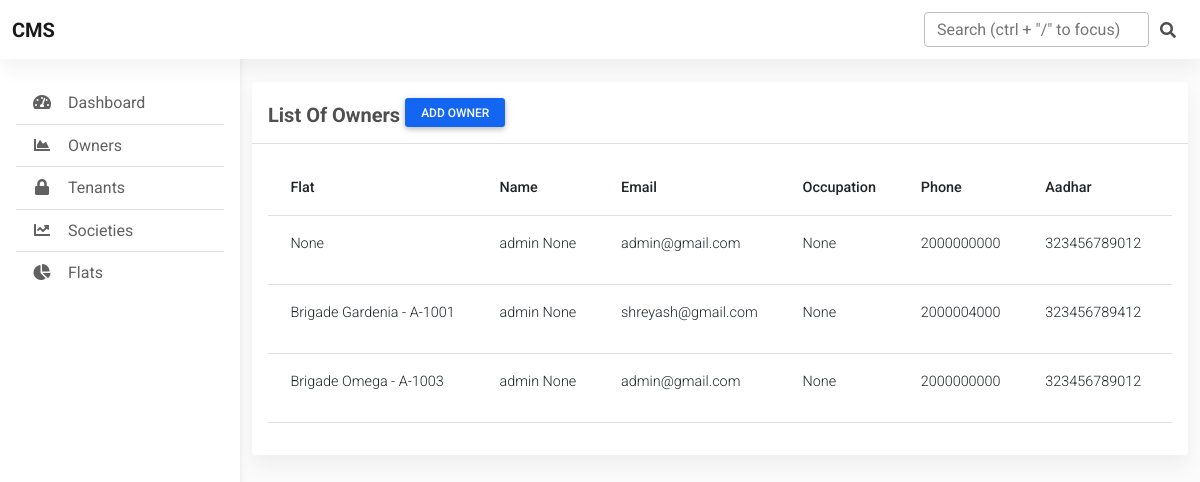
The page /dashboard/owner/ on the database its author committed.
### accounts/models.py (models this page shows, shortened)
class Owner(models.Model):
    flat = models.OneToOneField(Flat, on_delete=models.SET_NULL, null=True)
    user = models.ForeignKey(CustomUser, on_delete=models.CASCADE)
    address = models.CharField(max_length=50, null=True, blank=True)
    created_at = models.DateTimeField(auto_now_add=True)
    updated_at = models.DateTimeField(auto_now=True)

class CustomUser(AbstractBaseUser, PermissionsMixin):
    first_name = models.CharField(max_length=20)
    last_name = models.CharField(max_length=20,  null=True, blank=True)
    email = models.EmailField(unique=True, primary_key=True)
    occupation = models.CharField(max_length=20, null=True, blank=True)
    phone = models.PositiveIntegerField(unique=True)
    aadhar = models.PositiveIntegerField(unique=True)
    is_admin = models.BooleanField(default=False)
    is_staff = models.BooleanField(default=False)
    is_active = models.BooleanField(default=True)
    created_at = models.DateTimeField(auto_now_add=True)
    updated_at = models.DateTimeField(auto_now=True)
    EMAIL_FIELD = 'email'
    USERNAME_FIELD = 'email'
    REQUIRED_FIELDS = []
    objects = CustomUserManager()
    @property
    def name(self):
        return f'{self.first_name} {self.last_name}'

### society/models.py (models this page shows, shortened)
class Flat(models.Model):
    society = models.ForeignKey(Society, on_delete=models.CASCADE)
    bhk = models.CharField(max_length=5, choices=BHK_CHOICES)
    number = models.PositiveIntegerField()
    floor_no = models.PositiveIntegerField()
    block = models.CharField(max_length=1)
    created_at = models.DateTimeField(auto_now_add=True)
    updated_at = models.DateTimeField(auto_now=True)
    def __str__(self):
        return f'{self.society.name} - {self.block}-{self.number}'

class Society(models.Model):
    name = models.CharField(max_length=20)
    location = models.CharField(max_length=20)
    image = models.ImageField(upload_to=society_image_upload_path, null=True, blank=True)
    owner_company = models.CharField(max_length=20, null=True , blank=True)
    secretary = models.ForeignKey('accounts.CustomUser', on_delete=models.SET_NULL, null=True, blank=True)
    created_at = models.DateTimeField(auto_now_add=True)
    updated_at = models.DateTimeField(auto_now=True)
    class Meta:
        verbose_name_plural = 'Societies'

### dashboard/views.py (the view)
# urls.py: path('owner/', views.ListOwnerView, name='owners'),
def ListOwnerView(request):
        owners = Owner.objects.all()
        context = {
            'owners': owners,
        }
        return render(request, 'dashboard/owners.html', context)

### dashboard/templates/dashboard/owners.html (shortened to what this page needs)
{% extends 'dashboard/base.html' %}
{% load static %}
{% block content %}
    <section class="mb-4">
        <div class="card">
          <div class="card-header text-left py-3">
            <h5 class="mb-0 text-left">
              <strong>List Of Owners</strong>
              <a href="{% url 'add-owner' %}" class="btn btn-primary btn-sm " role="button" aria-disabled="true">Add Owner</a>
            </h5>
          </div>
          <div class="card-body">
            <div class="table-responsive">
              <table class="table table-hover text-nowrap">
                <thead>
                  <tr>
                    <th scope="col">Flat</th>
                    <th scope="col">Name</th>
                    <th scope="col">Email</th>
                    <th scope="col">Occupation</th>
                    <th scope="col">Phone</th>
                    <th scope="col">Aadhar</th>
                    <th scope="col">Address</th>
                  </tr>
                </thead>
                <tbody>
                    {% for owner in owners %}
                  <tr>
                    <td>{{owner.flat}}</td>
                    <td>{{owner.user.name}}</td>
                    <td>{{owner.user.email}}</td>
                    <td>{{owner.user.occupation}}</td>
                    <td>{{owner.user.phone}}</td>
                    <td>{{owner.user.aadhar}}</td>
                    <td>{{owner.address}}</td>
                  </tr>
                  {% endfor %}
                </tbody>
              </table>
            </div>
          </div>
        </div>
      </section>
{% endblock %}

### dashboard/static/dashboard/css/admin.css (style rules this page uses)
body { background-color: #fbfbfb; }

### rows shown on the page
Owner: flat "None", user.name "admin None", user.email "admin@gmail.com", user.occupation "None", user.phone "2000000000", user.aadhar "323456789012"
Owner: flat "Brigade Gardenia - A-1001", user.name "admin None", user.email "shreyash@gmail.com", user.occupation "None", user.phone "2000004000", user.aadhar "323456789412"
Owner: flat "Brigade Omega - A-1003", user.name "admin None", user.email "admin@gmail.com", user.occupation "None", user.phone "2000000000", user.aadhar "323456789012"
